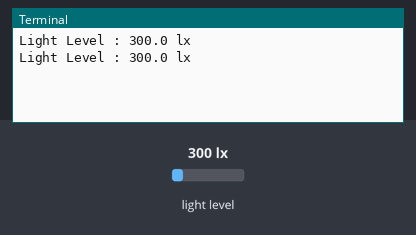
The program below on a simulated Raspberry Pi (BCM pin numbers). Shown: the last lines printed to the terminal. Inputs (shaded band) come from the test bench; at power-on: light level 300 lx.

Above: at 1.2 s.
1.3 s: light level set to 40 lx
At 2.6 s:
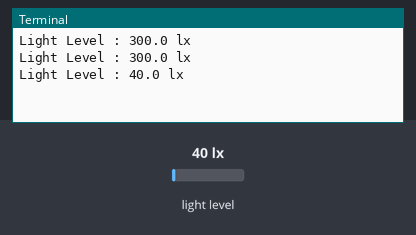
2.8 s: light level set to 500 lx
At 3.7 s:
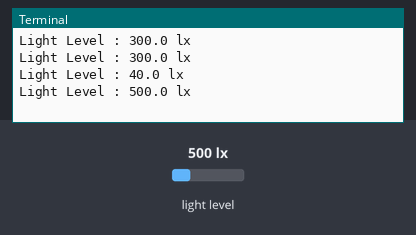
Timing chart, 0 to 5.8 s (numbered marks = the images above; inputs shaded):
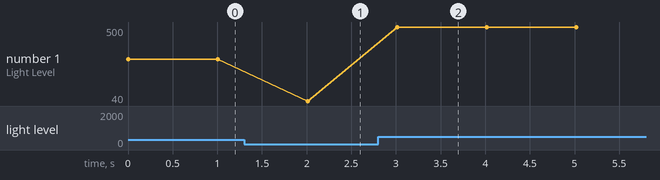

The program:

light_sensor_test.py
```python
#!/usr/bin/python
# --------------------------------------
#    ___  ___  _ ____
#   / _ \/ _ \(_) __/__  __ __
#  / , _/ ___/ /\ \/ _ \/ // /
# /_/|_/_/  /_/___/ .__/\_, /
#                /_/   /___/
#
#           bh1750.py
#  Read data from a digital light sensor.
#
# Author : Matt Hawkins
# Date   : 15/04/2015
#
# http://www.raspberrypi-spy.co.uk/
#
# --------------------------------------
import smbus
import time

# Define some constants from the datasheet

DEVICE = 0x23  # Default device I2C address

POWER_DOWN = 0x00  # No active state
POWER_ON = 0x01  # Power on
RESET = 0x07  # Reset data register value

# Start measurement at 4lx resolution. Time typically 16ms.
CONTINUOUS_LOW_RES_MODE = 0x13
# Start measurement at 1lx resolution. Time typically 120ms
CONTINUOUS_HIGH_RES_MODE_1 = 0x10
# Start measurement at 0.5lx resolution. Time typically 120ms
CONTINUOUS_HIGH_RES_MODE_2 = 0x11
# Start measurement at 1lx resolution. Time typically 120ms
# Device is automatically set to Power Down after measurement.
ONE_TIME_HIGH_RES_MODE_1 = 0x20
# Start measurement at 0.5lx resolution. Time typically 120ms
# Device is automatically set to Power Down after measurement.
ONE_TIME_HIGH_RES_MODE_2 = 0x21
# Start measurement at 1lx resolution. Time typically 120ms
# Device is automatically set to Power Down after measurement.
ONE_TIME_LOW_RES_MODE = 0x23

bus = smbus.SMBus(1)

def convertToNumber(data):
    # Simple function to convert 2 bytes of data
    # into a decimal number
    return ((data[1] + (256 * data[0])) / 1.2)


def readLight(addr=DEVICE):
    data = bus.read_i2c_block_data(addr, ONE_TIME_HIGH_RES_MODE_1)
    return convertToNumber(data)


def main():
    while True:
        print("Light Level : " + str(readLight()) + " lx")
        time.sleep(1)


if __name__ == "__main__":
    main()
```

Measured:
- after the input at 1.3 s, the terminal: prints a new line after 0.71 s (image 1)
- after the input at 2.8 s, the terminal: prints a new line after 0.21 s (image 2)
- plotted number 1: 300 → 40 after the input at 1.3 s, 40 → 500 after the input at 2.8 s
